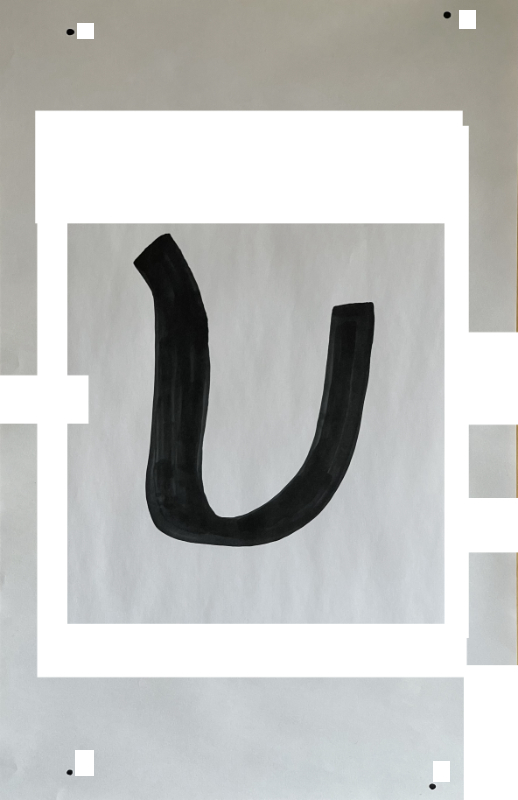
#> input picture images/test_image.jpg, 518 x 800 px, found by its file name; its folder holds only this picture in this run
$ python binarize.py
#> lines starting #> are read from the running program, lines starting #| are printed output that depends on the picture; after the words box and inside, x2 and y2 are one past the last pixel; in counts of white or black regions, pixels touching at a corner belong together
import cv2
import numpy as np

coordinates = []

def click_event(event, x, y, flags, params):
    if event == cv2.EVENT_LBUTTONDOWN:
        if len(coordinates) < 4:
            coordinates.append((x,y))
            cv2.circle(bin_img, (x,y), radius=5, color=(255,0,0), thickness=-1)
            cv2.imshow('binary_image', bin_img)

def sortpoints(list):
    new_list = [list[0][0]+list[0][1], list[1][0]+list[1][1], list[2][0]+list[2][1], list[3][0]+list[3][1]]
    sorted_list = [x for _,x in sorted(zip(new_list, list))]
    sorted_list.reverse()
    cycle_list = [sorted_list[0], sorted_list[1], sorted_list[3], sorted_list[2]]
    print(sorted_list)
    print(cycle_list)
    return cycle_list

def minmax(img):
    minX = img.shape[1]
    maxX = -1
    minY = img.shape[0]
    maxY = -1
    for point in coordinates:
        x = point[0]
        y = point[1]

        if x < minX:
            minX = x
        if x > maxX:
            maxX = x
        if y < minY:
            minY = y
        if y > maxY:
            maxY = y
    return minX, maxX, minY, maxY

def crop(img):
    minX, maxX, minY, maxY = minmax(img)
    cropped_img = np.zeros_like(img)
    for y in range(0, img.shape[0]):
        for x in range(0, img.shape[1]):
            if x < minX or x > maxX or y < minY or y > maxY:
                continue
            if cv2.pointPolygonTest(np.asarray(coordinates), (x,y), False) >= 0:
                cropped_img[y, x] = img[y, x]

    return cropped_img[minY:maxY, minX:maxX]

def warp(img):
    minX, maxX, minY, maxY = minmax(img)
    stretched_img = np.float32([[0,0],[img.shape[1],0],[img.shape[1],img.shape[0]],[0,img.shape[0]]])
    img_transform = np.zeros_like(stretched_img)
    i = 0
    for point in coordinates:
        x = point[0]
        y = point[1]
        newX = x - minX
        newY = y - minY
        img_transform[i] = [newX, newY]
        i += 1

    M = cv2.getPerspectiveTransform(np.asarray(img_transform).astype(np.float32), np.asarray(stretched_img).astype(np.float32))
    warped_img = cv2.warpPerspective(img, M, (img.shape[1], img.shape[0]))
    return warped_img

if __name__=="__main__":
    img_name = input("Image name:\n")
#> the answer given: images/test_image.jpg
    img = cv2.imread('images/' + img_name)
#> img is the input picture: shape (800, 518, 3); mean B, G, R 192.6, 194.1, 193
    img_gray = cv2.cvtColor(img, cv2.COLOR_BGR2GRAY)
    th, bin_img = cv2.threshold(img_gray, 128, 255, cv2.THRESH_BINARY)
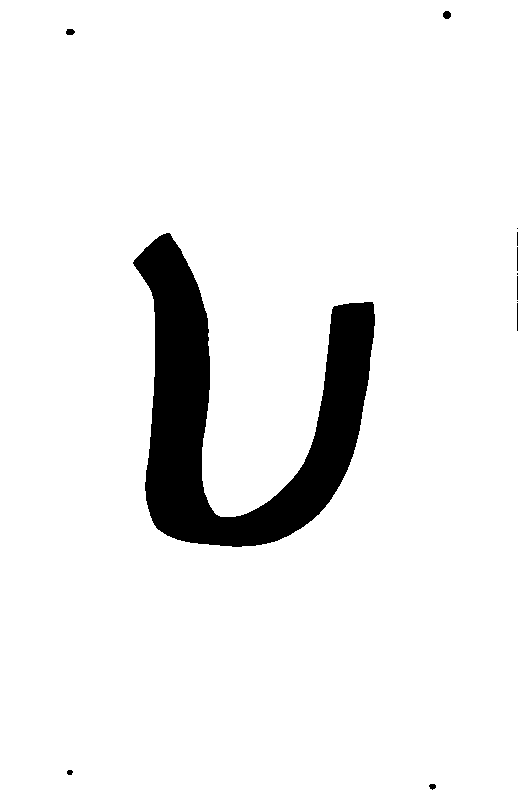
#> bin_img: shape (800, 518); 93.1% white; 12 black regions (4 under 20 px), largest, box (x1, y1, x2, y2) and area: (133, 233, 375, 547) 28546, (443, 11, 451, 19) 52, (66, 29, 75, 35) 45
    #255 (free space, white) or 0 (occupied, black)
    og_bi_img = bin_img
    cv2.imshow('binary_image', bin_img)
    cv2.setMouseCallback('binary_image',click_event)
    cv2.waitKey(0)
    if len(coordinates) == 4:
        sortpoints(coordinates)
    cropped = crop(og_bi_img)
#> in crop, `minX, maxX, minY, maxY = minmax(img)`: minX = 518; maxX = -1; minY = 800; maxY = -1
#> after the loop in crop, `for y in range(0, img.shape[0]):`: cropped_img: shape (800, 518); every value is 0
#> cropped = empty array
    warped = warp(cropped)
#> in warp, `minX, maxX, minY, maxY = minmax(img)`: minX = 0; maxX = -1; minY = 0; maxY = -1
#> after the loop in warp, `for point in coordinates:`: i = 0
#> in warp, `M = cv2.getPerspectiveTransform(np.asarray(img_transform).astype(np.fl..`: M = [[3.18e-17, 0.5, 0], [-2.08e-16, 3.16e-17, 0], [0.5, 0.5, 0.5]]
#> (the run stopped early here; a loop or call above may not have finished)
